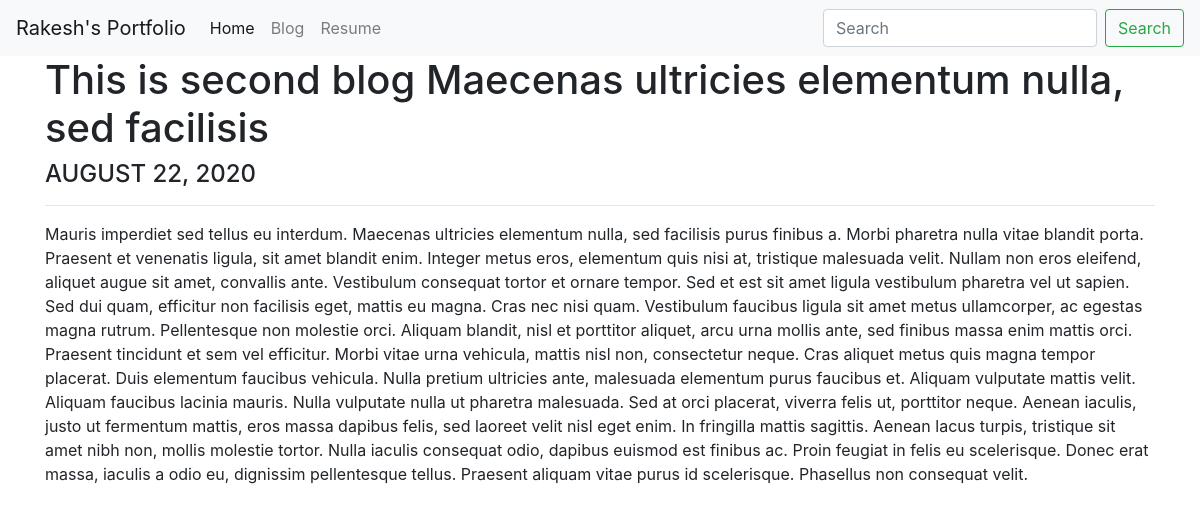
Page /blog/3/ on the committed database.
### blog/models.py (models this page shows, shortened)
class Blog(models.Model):
    title = models.CharField(max_length=200)
    description = models.TextField()
    created_ts = models.DateField(auto_now=True)

### blog/views.py (the view)
# urls.py: path('<int:blog_id>/', views.detail, name = 'detail')
def detail(request, blog_id):
    blog = get_object_or_404(Blog, pk = blog_id)
    return render(request, 'blog/detail.html', {'blog' : blog})

### blog/templates/blog/detail.html
{% extends 'portfolio/base.html' %}
{% load static %}
{% block 'content' %}
<div class="container">
    <div class="row">
        <div class="col-md-12">
    <h1>{{ blog.title }}</h1>
    <h4>{{ blog.created_ts|date:'F d, Y'|upper }}</h4>
    <hr>
    <p>{{ blog.description }}</p>
    </div>
    </div>
    </div>
{% endblock %}

### rows in the picture
Blog: title "This is second blog Maecenas ultricies elementum nulla, sed facilisis", created_ts "AUGUST 22, 2020", description "Mauris imperdiet sed tellus eu interdum. Maecenas ultricies elementum nulla, sed facilisis purus finibus a. Morbi pharetra nulla vitae blandit porta. Praesent et venenatis ligula, sit amet blandit enim. Integer metus eros, elementum quis nisi at, tristique malesuada velit. Nullam non eros eleifend, aliquet augue sit amet, convallis ante. Vestibulum consequat tortor et ornare tempor. Sed et est sit amet ligula vestibulum pharetra vel ut sapien. Sed dui quam, efficitur non facilisis eget, mattis eu magna. Cras nec nisi quam. Vestibulum faucibus ligula sit amet metus ullamcorper, ac egestas magna rutrum. Pellentesque non molestie orci. Aliquam blandit, nisl et porttitor aliquet, arcu urna…"
